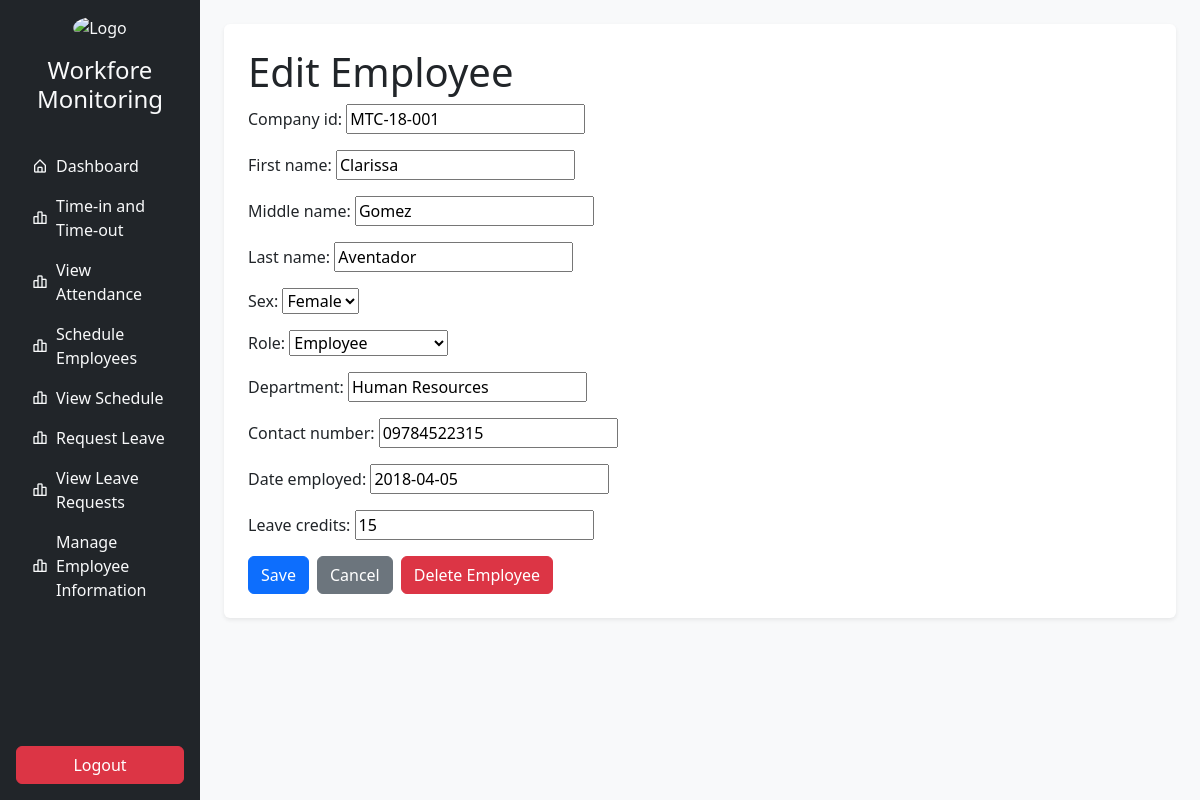
/employee/edit/6/, run on the app's committed database.
### core/models.py (models this page shows, shortened)
class Employee(models.Model):
    SEX_CHOICES = [
        ('M', 'Male'),
        ('F', 'Female'),
    ]
    ROLE_CHOICES = [
        ('Employee', 'Employee'),
        ('HR', 'Human Resources'),
        ('Admin', 'Administrator'),
    ]
    employee_id = models.AutoField(primary_key=True)  # Auto-incrementing primary key
    company_id = models.CharField(max_length=20, blank=False)  # Changed to CharField
    first_name = models.CharField(max_length=100, blank=False)
    middle_name = models.CharField(max_length=100, blank=True, null=True)
    last_name = models.CharField(max_length=100, blank=False)
    sex = models.CharField(max_length=1, choices=SEX_CHOICES, blank=False)
    role = models.CharField(max_length=8, choices=ROLE_CHOICES, default='Employee', blank=False)
    department = models.CharField(max_length=100, blank=False)
    contact_number = models.CharField(max_length=15, blank=False)
    date_employed = models.DateField()
    leave_credits = models.IntegerField(default=0, blank=False)
    class Meta:
        ordering = ['last_name', 'first_name']  # Default ordering
        verbose_name = 'Employee'
        verbose_name_plural = 'Employees'
        db_table = 'employee_table'  # Custom database table name
        constraints = [
            models.CheckConstraint(
                check=models.Q(leave_credits__gte=0),
                name='positive_leave_credits',
            ),
        ]
        """models.UniqueConstraint(
            fields=['company_id', 'employee_id'], name='unique_company_employee'
        ), """

### core/views.py (the view, shortened to what this page needs)
# urls.py: path('employee/edit/<int:pk>/', views.EmployeeEditView.as_view(), name='employee_edit'),
class EmployeeEditView(UpdateView):
    model = Employee
    form_class = EmployeeForm
    template_name = 'employee_edit_form.html'
    success_url = reverse_lazy('view_employee_list')  # Redirect to the employee list page after successful edit
    def get_object(self, queryset=None):
        return get_object_or_404(Employee, pk=self.kwargs['pk'])

### core/forms.py (shortened to what this page needs)
class EmployeeForm(forms.ModelForm):
    class Meta:
        model = Employee
        fields = '__all__'  # Include all fields from the model

### core/templates/employee_edit_form.html (shortened to what this page needs)
{% extends "base.html" %}
{% block content %}
    <h1>Edit Employee</h1>
    <form method="post" action="{% url 'employee_edit' employee.employee_id %}">
        {{ form.as_p }}
        <div class="d-flex gap-2">
            <button type="submit" class="btn btn-primary">Save</button>
            <a href="{% url 'view_employee_list' %}" class="btn btn-secondary">Cancel</a>
            <form method="POST" action="{% url 'employee_delete' employee.employee_id %}" class="d-inline">
                <button type="submit" class="btn btn-danger" onclick="return confirm('Are you sure you want to delete this employee?');">
                    Delete Employee
                </button>
            </form>
        </div>
    </form>
{% endblock %}

### data on the page
Employee: company_id "MTC-18-001", first_name "Clarissa", middle_name "Gomez", last_name "Aventador", sex "Female", role "Employee", department "Human Resources", contact_number "09784522315", date_employed "2018-04-05", leave_credits "15"
